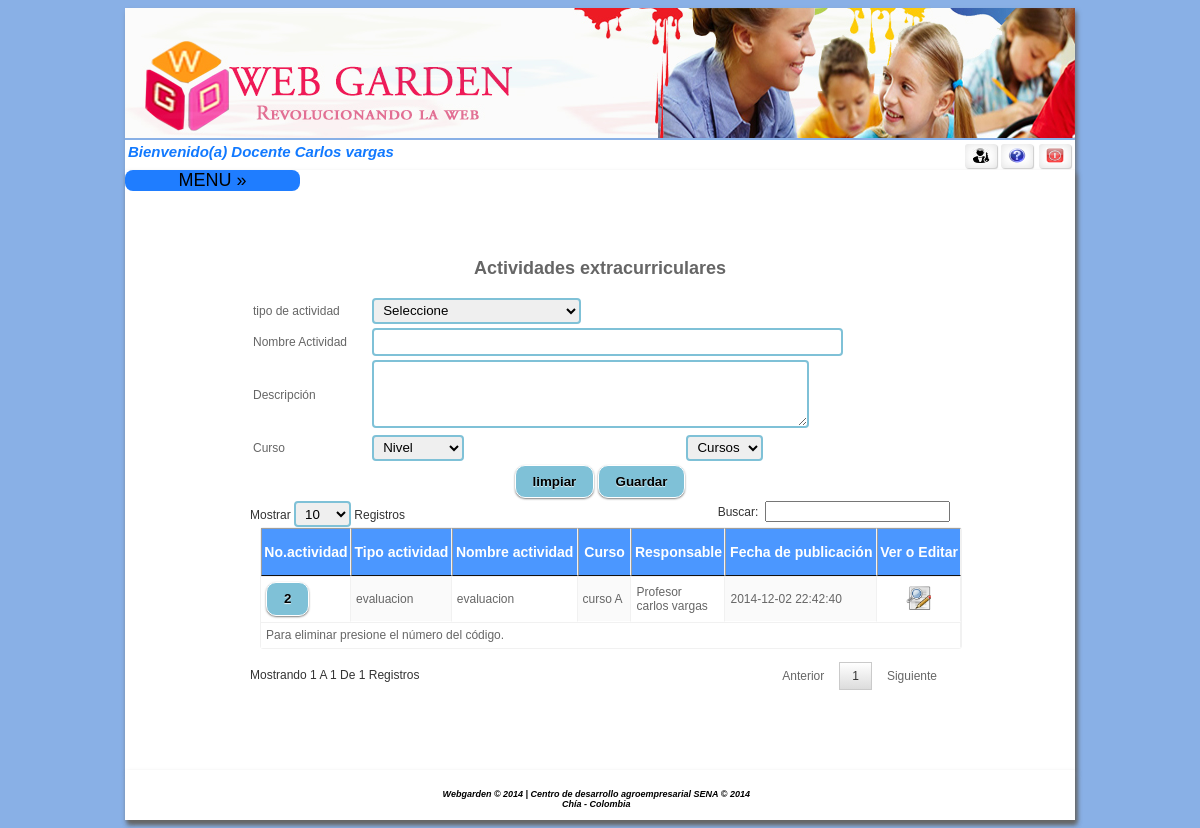
The page /home.php?acceso=104 (signed in) on the database its author committed.
### tables this page shows
CREATE TABLE IF NOT EXISTS `actividadex` (
`idactividadex` int(11) NOT NULL,
  `nombre` varchar(100) NOT NULL,
  `descripcion` varchar(1000) NOT NULL,
  `idcurso` int(11) NOT NULL,
  `idpersona` int(11) NOT NULL,
  `tipo_acti` int(11) NOT NULL,
  `fecha1` timestamp NOT NULL DEFAULT CURRENT_TIMESTAMP,
  `perfilid` int(11) NOT NULL
);

CREATE TABLE IF NOT EXISTS `valor` (
`idvalor` int(11) NOT NULL,
  `nombre` varchar(50) NOT NULL,
  `idparametro` int(11) NOT NULL
);

CREATE TABLE IF NOT EXISTS `curso` (
`idcurso` int(11) NOT NULL,
  `nombre` varchar(50) NOT NULL,
  `idnivel` int(11) NOT NULL,
  `idpersona` int(11) NOT NULL
);

CREATE TABLE IF NOT EXISTS `perfil` (
`idperfil` int(11) NOT NULL,
  `nombre` varchar(50) NOT NULL
);

CREATE TABLE IF NOT EXISTS `persona` (
  `identificacion` int(11) NOT NULL,
  `prinombre` varchar(15) NOT NULL,
  `segnombre` varchar(20) DEFAULT NULL,
  `priapellido` varchar(15) NOT NULL,
  `segapellido` varchar(20) DEFAULT NULL,
  `telefono` varchar(15) NOT NULL,
  `direccion` varchar(15) NOT NULL,
  `foto` varchar(300) DEFAULT NULL,
  `pass` varchar(200) NOT NULL,
  `genero` int(11) NOT NULL,
  `email` varchar(100) NOT NULL,
  `tipodoc` int(11) NOT NULL
);

### controlador/cactividadex.php (called while the page is built, shortened)
<?php
include ("modelo/mactividadex.php");
$ins = new mactividadex();
$iduser = isset($_SESSION["idUser"]) ? $_SESSION["idUser"] : NULL;
$perfil = isset($_SESSION["perfil"]) ? $_SESSION["perfil"] : NULL;
    ?>
    <?php
if ($perfil == 5) {
    $datos = $ins->selactividadex();
} else {
    $datos = $ins->selactividadexdo($iduser);
}
?>

### modelo/mactividadex.php (called while the page is built, shortened)
<?php
include ("controlador/conexion.php");
class mactividadex {
      function selactividadexdo($idpersona) {
     $sql = $sql = "SELECT acti.idactividadex, acti.nombre,acti.descripcion,acti.fecha1 ,acti.idpersona,per.prinombre,per.priapellido,cur.nombre as curso ,val.nombre as tipo, perf.nombre as perfil from actividadex as acti inner join persona as per on acti.idpersona=per.identificacion inner join curso as cur on acti.idcurso=cur.idcurso inner join valor as val on acti.tipo_acti=val.idvalor inner join perfil as perf on acti.perfilid=perf.idperfil WHERE acti.idpersona ='" . $idpersona . "'   order by acti.idactividadex desc ";
        $conexionBD = new conexion();
        $conexionBD->conectarBD();
        $data = $conexionBD->ejeCon($sql, 0);
        return $data;
    }
}
?>

### controlador/configuracion.php (called while the page is built)
<?php
	$usu_db = "root";
	$pass_db = "";
	$serv_db = "localhost";
	$db = "webgarden";
?>

### controlador/conexion.php (called while the page is built, shortened)
<?php
class conexion{
	function conectarBD(){
		include("configuracion.php");
		$this->link = mysql_connect($serv_db,$usu_db,$pass_db);
		$db2= mysql_select_db($db);
	}
	function ejeCon($con, $op){
		$this->resultado = mysql_query($con) or
		die("La consulta fallo: ".mysql_error());
		if ($op==0){
			while ($linea = mysql_fetch_array($this->resultado)){
				$arrayResultado[] = $linea;
			}
		}else{
			$arrayResultado[] =0;
		}
		$resarr = isset($arrayResultado) ? $arrayResultado:NULL;
		if($resarr){
			return $arrayResultado;
		}
	}
}
?>

### vista/vactividadex.php (the view, shortened to what this page needs)
<?php
include ("controlador/cactividadex.php");
?>
<center>
    <form name="form1" action="" method="post" onSubmit="return confirm('Por  favor primero  verifique  los datos ingresados  antes de hacer clic en  !aceptar!')"  >
        <table width="700" border="0">
            <tr>
                <td colspan="3" align="center">
                    <h2>Actividades extracurriculares</h2>
                </td>
            </tr>
            <tr>
                <td colspan="0" align="left" > tipo de actividad  </td>
                <td colspan="2">
                    <select name="tipoacti" required >
                        <option value>Seleccione </option>
                    </select>
                </td>
            </tr>
            <tr>
                <td align="left">Nombre Actividad</td>
                <td colspan="2"> <input type="text" placeholder="" name="nombreac" size="55" maxlength="100" required="required"  /></td>
            </tr>
            <tr>
                <td align="left">Descripci&oacute;n</td>
                <td colspan="2"><textarea name="descripcion" maxlength="1000" required="required" rows="4" cols="51"></textarea></td>
            </tr>
            <tr>
                <td>
                    Curso<br>
                </td>
                <td>
                    <div align="left" >
                        <select name="nivel"  onchange="javascript:Recargarcursos(this.value);" required>
                            <option value>Nivel</option>
                        </select>
                    </div>
                </td><td>
                    <div  align="left" id="reloadMunicipio">
                        <select name="idcurso" id="id_estado">
                            <option value>Cursos</option>
                        </select>
                    </div>
                </td>
            </tr>
            <tr>
                <td colspan="3" align="center" >
                    <input type="reset" value="limpiar" />
                    <input type="submit"  value="Guardar"   />
                </td>
            </tr>
        </table>
    </form>
    <form id="form2" name="form2" method="GET" action="" onSubmit="return confirm('Desea eliminar?')">
   <div style="width: 700px">
        <div align="center" id="tabint">
            <table id="listaactivi" width="700px" border="1" cellspacing="0" class="display" >
                <thead>
                <tr>
                    <th>No.actividad<input name="acceso" type="hidden" id="acceso" value="104" /></th>
                 <th>Tipo actividad</th>
                   <th>Nombre actividad</th>
                    <th>Curso</th>
                  <th>Responsable</th>
                   <th>Fecha de publicaci&oacute;n</th>
                   <th>Ver o Editar</th>
                </tr>
                </thead>
                  <tbody>
                <?php
                for ($i = 0; $i < count($datos); $i++) {
                    ?>
                    <tr>
                        <td><input type="submit" name="del" value= <?php echo $datos[$i]['idactividadex'] ?>></td>
                         <td> <?php echo $datos[$i]['tipo'] ?></td>
                        <td> <?php echo $datos[$i]['nombre']  ?></td>
                         <td><?php echo $datos[$i]['curso'] ?></td>
                          <td><?php echo $datos[$i]['perfil'] ?><br><?php echo $datos[$i]['prinombre'] ?> <?php echo $datos[$i]['priapellido'] ?></td>
                         <td><?php echo $datos[$i]['fecha1'] ?></td>
                         <td align="center"><a href="home.php?pr=<?php echo $datos[$i]['idactividadex'] ?>&acceso=104&up=34"><img border=0  src="image/editar.png" width="25" height="25" /></a></td>
                    </tr>
                <?php }?>
                       </tbody>
                <tr>
                    <td colspan=17 class="style2">Para eliminar presione el n&uacute;mero del c&oacute;digo.</td>
                </tr>
            </table>
            <p>&nbsp; </p>
             </div>
        </div>
    </form>
</center>

### css/style.css (style rules this page uses)
input[type=submit], input[type=reset],input[type=button] { padding: 9px 17px; font-family: Helvetica,Arial,sans-serif; font-weight: bold; line-height: 1; color: #000000; border: none; text-shadow: 0 1px 1px rgba(255,255,255,0.85); background-color:#7FC1D7; border: 1px solid #ffffff; border-radius: 10px; box-shadow: 0 1px 2px rgba(0,0,0,0.5); }
#tabint table { border-radius: 3px; border: solid 1px #f1f1f1; box-shadow: 5 5 10px #333; margin: 10px; }
#tabint table a { color: #fff; }
#tabint table thead tr th, #tabint table tfoot tr td { padding: 15px 0; background-color: #4B97FF; color: #fff; font-weight: bold; font-size: 14px; text-align: center; min-width: 10px; }
#tabint table tbody tr td,#tabint table tbody tr th { transition: all 400ms ease-in; -webkit-transition: all 400ms ease-in; -moz-transition: all 400ms ease-in; -o-transition: all 400ms ease-in; -ms-transition: all 400ms ease-in; padding: 5px 5px; word-wrap: break-word; border: solid 0px #fff; border-bottom: solid 1px #fff; border-top: solid 1px #f1f1f1; border-right: solid 1px #f1f1f1; }
#tabint table tbody tr td:nth-child(odd) { background-color: #fff; }
#tabint table tbody tr td:nth-child(even) { background-color: #fafafa; }
#tabint table th { background: #4B97FF; color: #fff; }
input[type=text], input[type=password],input[type=number], input[type=email], input[type=date], input[type=tel], select { height:22px; border-radius: 4px; padding-left:5px; padding-right:5px; border:2px solid #7FC1D7; }
textarea { border-radius: 4px; padding-left:5px; padding-right:5px; border:2px solid #7FC1D7; }
select { height:26px; }

### css/menu.css (style rules this page uses)
body { font-family: 'Open Sans', sans-serif; background:#89B0E6; background-size:cover; }
a { color: #23dbdb; text-decoration: none; }

### rows shown on the page
actividadex: del "2", valor.nombre "evaluacion", nombre "evaluacion", idcurso.nombre "curso A", perfilid.nombre "Profesor", idpersona.prinombre "carlos", idpersona.priapellido "vargas", fecha1 "2014-12-02 22:42:40"

### other values the page prints
$nomapre "Carlos vargas"
